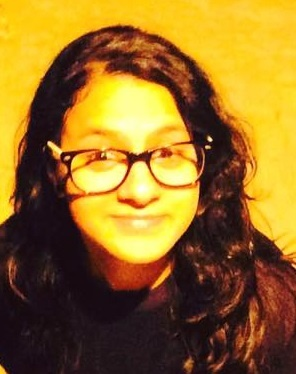
#> input picture img/test/without_mask/109.jpg, 296 x 374 px, given as the content of the folder ster UCA/NNL - Neural Network Learning/image_dataset/missing, which was not available
$ python auto_anno.py
#> lines starting #> are read from the running program, lines starting #| are printed output that depends on the picture; after the words box and inside, x2 and y2 are one past the last pixel; in counts of white or black regions, pixels touching at a corner belong together; pictures that were not available may be replaced by others from this repository, and a replacement may not be noted
from tkinter import filedialog as fd
import cv2
import os
import re
from PIL import Image


mask = False
flipped = False

#dst_path = fd.askdirectory()
dst_path = "/mnt/c/Users/Leonhard Zirus/Desktop/Semester UCA/NNL - Neural Network Learning/image_dataset/test"

done = []
valid_images = [".jpg",".png",".jpeg",".JPG"]
for file in os.listdir(dst_path):
    end = os.path.splitext(file)[1]
    if end.lower() not in valid_images:
        continue
    if len(file.split('_')) > 2 :
        num = re.findall("\d+", file.split('_')[1])[0]
        done.append(num)

print("saving to", dst_path)

#src_path = fd.askdirectory()
src_path = "/mnt/c/Users/Leonhard Zirus/Desktop/Semester UCA/NNL - Neural Network Learning/image_dataset/missing"
print(src_path)


# get all file-names of image-files in the same folder
imgs = []
valid_images = [".jpg",".png",".jpeg",".JPG"]
for file in os.listdir(src_path):
    end = os.path.splitext(file)[1]
    if end.lower() not in valid_images:
        continue
    if len(file.split('_')) < 2 or not re.findall("\d+", file.split('_')[1])[0] in done:
        imgs.append(os.path.join(src_path,file))

print(len(imgs), "images found")


# https://medium.com/@saurabh.shaligram/face-mask-detection-simple-opencv-based-program-417bbcf0abd8
# Adjust threshold value in range 80 to 105 based on your light.
bw_threshold = 80

cascPath = "haarcascade_frontalface_default.xml"

faceCascade = cv2.CascadeClassifier(cascPath)

for img in imgs :
    image = cv2.imread(img)
#> image is the input picture: shape (374, 296, 3); mean B, G, R 37, 109.4, 148.1
    image_crop = Image.open(img)
    gray = cv2.cvtColor(image, cv2.COLOR_BGR2GRAY)
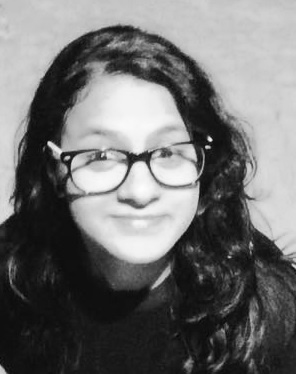
#> gray: shape (374, 296); min 5, max 253, mean 112.7

    (thresh, black_and_white) = cv2.threshold(gray, bw_threshold, 255, cv2.THRESH_BINARY)
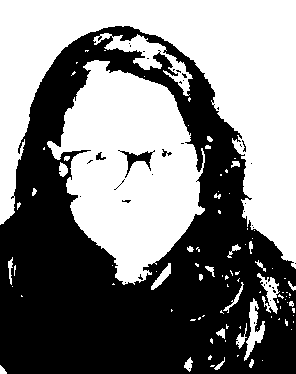
#> black_and_white: shape (374, 296); 50.5% white; 40 black regions (35 under 20 px), largest, box (x1, y1, x2, y2) and area: (0, 26, 296, 374) 54257, (118, 150, 155, 178) 279, (96, 152, 106, 160) 43, (162, 149, 172, 157) 35, (242, 140, 246, 152) 20
#> thresh = 80


    faces = faceCascade.detectMultiScale(
        gray,
        scaleFactor=1.1,
        minNeighbors=4,
        minSize=(100, 100)
    )
#> faces = [[41, 84, 176, 176]]

    faces_bw = faceCascade.detectMultiScale(
        black_and_white,
        scaleFactor=1.1,
        minNeighbors=4,
        )
#> faces_bw = [[36, 89, 175, 175]]

    print("Found {0} faces!".format(len(faces)))
#| Found 1 faces!
    print("\tFound {0} 'mask' faces!".format(len(faces_bw)))
#| 	Found 1 'mask' faces!


    if not mask:
        if len(faces) > 0 :
            (x, y, w, h) = faces[0]
#> x = 41; y = 84; w = 176; h = 176
        else:
            continue
    else :
        if len(faces_bw) > 0 :
            (x, y, w, h) = faces_bw[0]
        else:
            continue

    if flipped : image_crop = image_crop.rotate(180)
    cropped = image_crop.crop((x, y, (x+w), (y+h)))
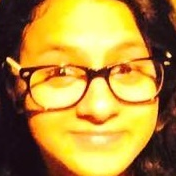
#> cropped: PIL image 176x176 RGB; mean R, G, B 176.4, 141.5, 56.8
    path = dst_path+os.sep+os.path.basename(img)+"_"+str((x,y,w,h))+".png"

    if not os.path.exists(path):
        cropped.save(path, "PNG")
    else:
        print("found")
